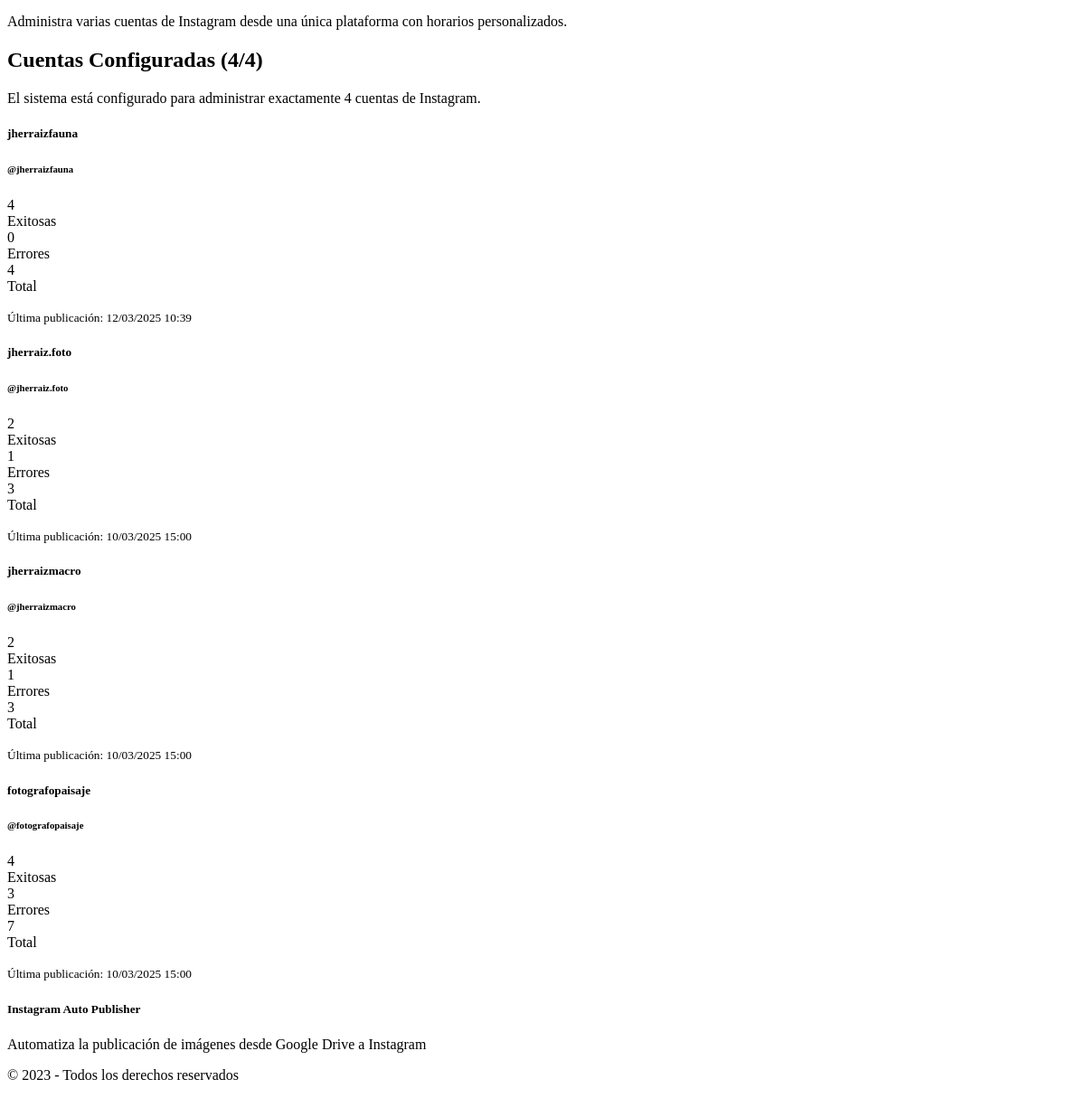
Before: / (lower part) with the older database file.
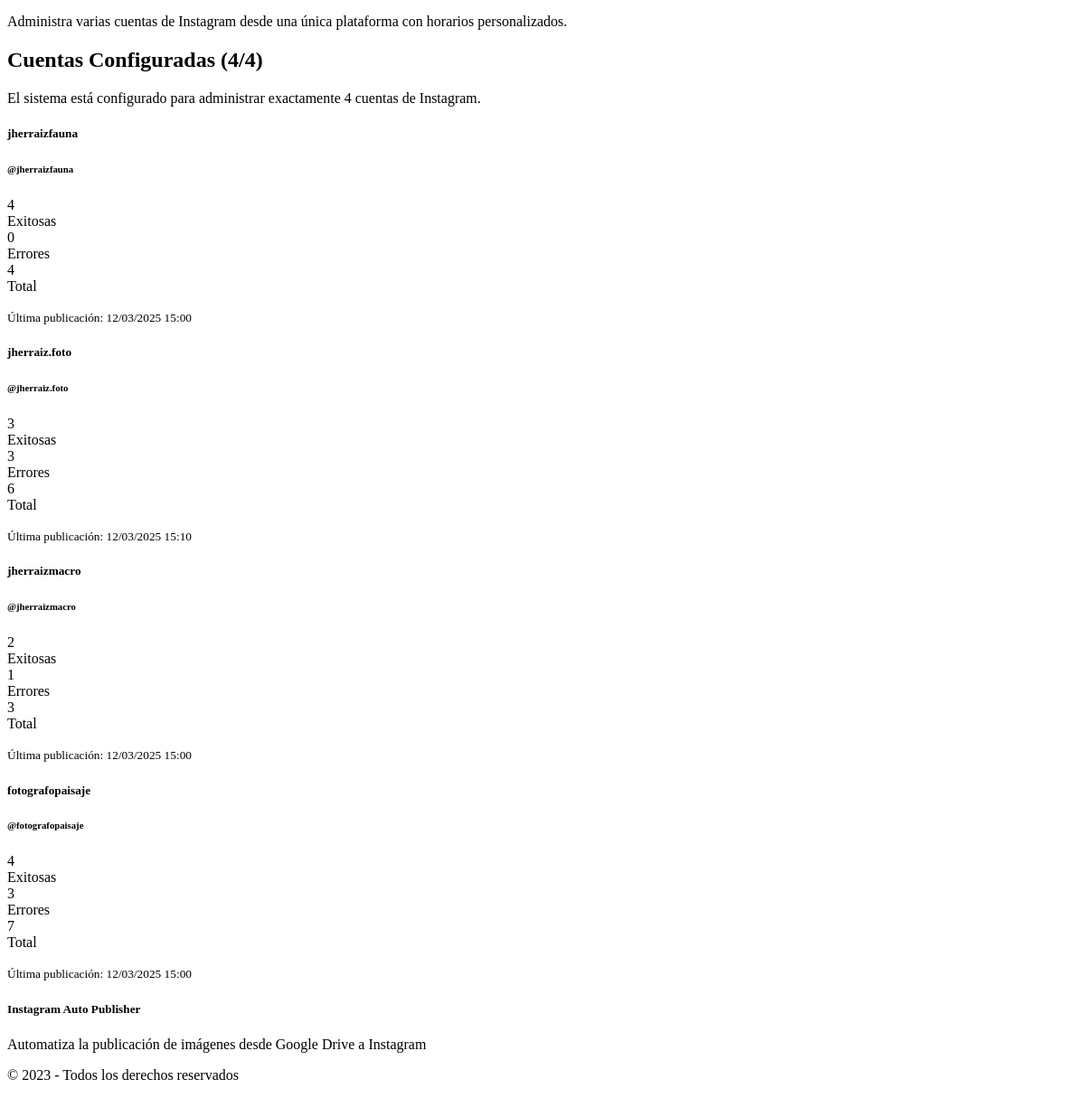
After: the same page with the newer database file.
### models.py (models this page shows)
class Account(db.Model):
    id = db.Column(db.Integer, primary_key=True)
    name = db.Column(db.String(100), nullable=False)
    instagram_username = db.Column(db.String(100), nullable=False)
    instagram_password = db.Column(db.String(100), nullable=False)
    google_credentials = db.Column(db.Text)
    folder_id = db.Column(db.String(100))
    gemini_api_key = db.Column(db.String(100))
    created_at = db.Column(db.DateTime, default=datetime.utcnow)
    updated_at = db.Column(db.DateTime, default=datetime.utcnow, onupdate=datetime.utcnow)
    publications = db.relationship('PublicationHistory', backref='account', lazy=True)
    gemini_prompt = db.Column(db.Text, default="Describe la imagen que te envío con un texto continuo ideal para un pie de foto en Instagram. Identifica la especie del ave y proporciona detalles sobre su aspecto, hábitat y distribución, manteniendo un tono natural, atractivo y animado. Incluye emojis y hashtags adecuados para resaltar la belleza de la naturaleza y la fotografía de aves. Con enfoque en la fotografía. Responde únicamente con el texto solicitado, sin añadir introducciones ni comentarios adicionales.")
    morning_post = db.Column(db.Boolean, default=True)
    morning_time = db.Column(db.String(5), default="08:00")
    afternoon_post = db.Column(db.Boolean, default=True)
    afternoon_time = db.Column(db.String(5), default="15:00")
    evening_post = db.Column(db.Boolean, default=True)
    evening_time = db.Column(db.String(5), default="22:00")

class PublicationHistory(db.Model):
    id = db.Column(db.Integer, primary_key=True)
    account_id = db.Column(db.Integer, db.ForeignKey('account.id'), nullable=False)
    timestamp = db.Column(db.DateTime, default=datetime.utcnow)
    status = db.Column(db.String(20))
    details = db.Column(db.Text)
    image_name = db.Column(db.String(255), nullable=True)

### app.py (the view)
@app.route('/')
def index():
    accounts = Account.query.all()
    account_stats = []
    for account in accounts:
        success_count = PublicationHistory.query.filter_by(account_id=account.id, status='success').count()
        error_count = PublicationHistory.query.filter_by(account_id=account.id, status='error').count()
        total_count = success_count + error_count
        latest = PublicationHistory.query.filter_by(account_id=account.id).order_by(PublicationHistory.timestamp.desc()).first()
        account_stats.append({
            'id': account.id,
            'name': account.name,
            'instagram_username': account.instagram_username,
            'success_count': success_count,
            'error_count': error_count,
            'total_count': total_count,
            'latest': latest.timestamp if latest else None
        })
    return render_template('index.html', account_stats=account_stats)

### templates/index.html (shortened to what this page needs)
{% extends 'base.html' %}
{% block content %}
<div class="container">
    <div class="row g-4 mb-5">
        <div class="col-md-4">
            <div class="card h-100 icon-card">
                <div class="card-body text-center p-4">
                    <p>Administra varias cuentas de Instagram desde una única plataforma con horarios personalizados.</p>
                </div>
            </div>
        </div>
    </div>
    {% if account_stats %}
    <h2 class="mb-4">Cuentas Configuradas ({{ account_stats|length }}/4)</h2>
    <p class="text-muted mb-4">El sistema está configurado para administrar exactamente 4 cuentas de Instagram.</p>
    <div class="row g-4">
        {% for account in account_stats %}
        <div class="col-md-4">
            <div class="card h-100 account-card">
                <div class="card-body">
                    <h5 class="card-title">{{ account.name }}</h5>
                    <h6 class="card-subtitle mb-2 text-muted">@{{ account.instagram_username }}</h6>
                    <div class="d-flex justify-content-between my-3">
                        <div class="text-center">
                            <div class="fs-4 fw-bold text-success">{{ account.success_count }}</div>
                            <div class="small text-muted">Exitosas</div>
                        </div>
                        <div class="text-center">
                            <div class="fs-4 fw-bold text-danger">{{ account.error_count }}</div>
                            <div class="small text-muted">Errores</div>
                        </div>
                        <div class="text-center">
                            <div class="fs-4 fw-bold">{{ account.total_count }}</div>
                            <div class="small text-muted">Total</div>
                        </div>
                    </div>
                    {% if account.latest %}
                    <p class="card-text">
                        <small class="text-muted">
                            Última publicación: {{ account.latest.strftime('%d/%m/%Y %H:%M') }}
                        </small>
                    </p>
                    {% else %}
                    <p class="card-text">
                        <small class="text-muted">
                            No hay publicaciones recientes
                        </small>
                    </p>
                    {% endif %}
                </div>
            </div>
        </div>
        {% endfor %}
    </div>
    {% endif %}
</div>
{% endblock %}

Changed rows visible on the page:
computed for Account "jherraizfauna": latest "12/03/2025 10:39" → "12/03/2025 15:00"
changed Account "jherraiz.foto": success_count "2" → "3"; error_count "1" → "3"; total_count "3" → "6"; latest "10/03/2025 15:00" → "12/03/2025 15:10"
computed for Account "jherraizmacro": latest "10/03/2025 15:00" → "12/03/2025 15:00"
computed for Account "fotografopaisaje": latest "10/03/2025 15:00" → "12/03/2025 15:00"
